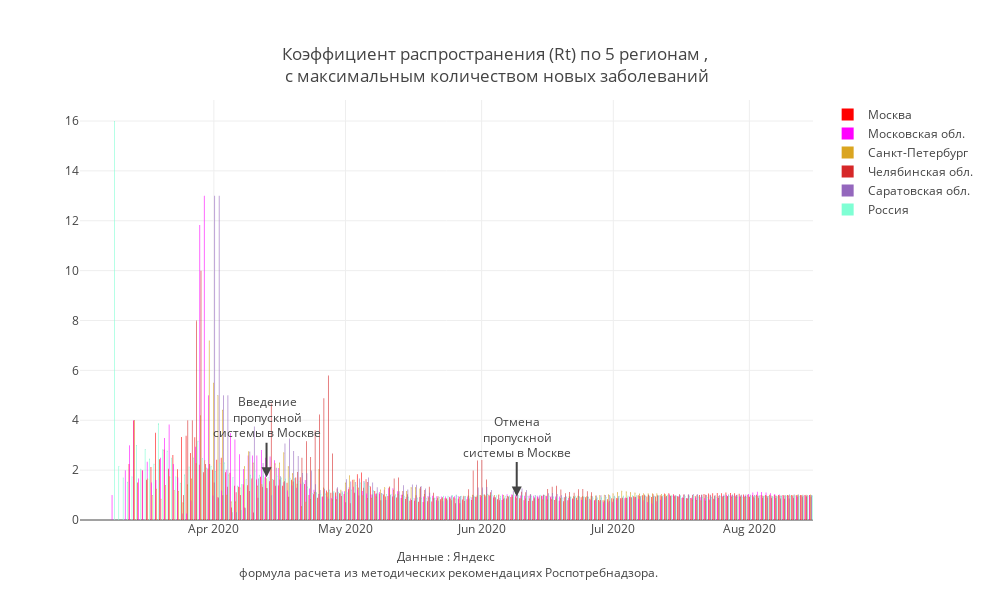

Notebook source saved alongside this figure:
### Code cell
#mask = (X.Date>datetime.date(2020,5,1))&(X.Region.isin(regions_towatch))

colors_dict = {"Москва": "red",
                "Московская обл.": "magenta",
                "Санкт-Петербург": "goldenrod",
                "Нижегородская обл.": "darkblue",
                "Свердловская обл.": "green",
                 'Россия':'aquamarine'}
fig = go.Figure()
for i in regions_towatch:
    mask = X['Region'] == i
        
    fig.add_trace(
        
        go.Bar(
        name = f'{i}',
        x=X[mask].Date,
        y=X[mask].Rt,
        text=round(X[mask].Rt,3),
        textposition='inside',
        marker_color= colors_dict.get(i),
        
        showlegend=True))




                  
fig.update_layout(
    annotations=[
        dict(
            x='2020-04-13',
            y=1.717,
            xref="x",
            yref="y",
            text="Введение<br>пропускной<br>системы в Москве",
            showarrow=True,
            arrowhead=2,
            ax=0,
            ay=-60),
        dict(
            x='2020-06-09',
            y=0.942,
            xref="x",
            yref="y",
            text="Отмена<br>пропускной<br>системы в Москве",
            showarrow=True,
            arrowhead=2,
            ax=0,
            ay=-60),
            dict(x=0.5,y=-0.15,
            showarrow=False,
            text="Данные : Яндекс <br> формула расчета из методических рекомендациях Роспотребнадзора.",
            xref="paper",
            yref="paper")],
                  title = "Коэффициент распространения (Rt) по 5 регионам ,<br> с максимальным количеством новых заболеваний ",
                  title_x = 0.5,
                  title_y= 0.9,
                  title_xanchor = "center",
                  title_yanchor = "bottom", 
                 # legend_x = 0.05,legend_y = 0.9,
                  width = 990, height = 600,template = 'gridon',
    
    
                 # xaxis_title='Коэффициент рассчитан, исходя из данных оперативного штаба и <br>' + 
                               #' формулы расчета в методических рекомендациях Роспотребнадзора. ',
    yaxis_title = ' '
)


fig.show()

### Figure 1 — Plotly figure (JSON) as saved in the notebook; plotly's stock layout.template omitted (floating-point values rounded to 4 significant figures; data arrays with more than 128 entries replaced by an {"elided": "..."} marker saying what was removed)
{"data": [{"marker": {"color": "red"}, "name": "Москва", "showlegend": true, "text": {"elided": "163 float values"}, "textposition": "inside", "type": "bar", "x": {"elided": "163 str values"}, "y": {"elided": "163 float values"}}, {"marker": {"color": "magenta"}, "name": "Московская обл.", "showlegend": true, "text": {"elided": "167 float values"}, "textposition": "inside", "type": "bar", "x": {"elided": "167 str values"}, "y": {"elided": "167 float values"}}, {"marker": {"color": "goldenrod"}, "name": "Санкт-Петербург", "showlegend": true, "text": {"elided": "162 float values"}, "textposition": "inside", "type": "bar", "x": {"elided": "162 str values"}, "y": {"elided": "162 float values"}}, {"name": "Челябинская обл.", "showlegend": true, "text": {"elided": "157 float values"}, "textposition": "inside", "type": "bar", "x": {"elided": "157 str values"}, "y": {"elided": "157 float values"}}, {"name": "Саратовская обл.", "showlegend": true, "text": {"elided": "157 float values"}, "textposition": "inside", "type": "bar", "x": {"elided": "157 str values"}, "y": {"elided": "157 float values"}}, {"marker": {"color": "aquamarine"}, "name": "Россия", "showlegend": true, "text": {"elided": "167 float values"}, "textposition": "inside", "type": "bar", "x": {"elided": "167 str values"}, "y": {"elided": "167 float values"}}], "layout": {"annotations": [{"arrowhead": 2, "ax": 0, "ay": -60, "showarrow": true, "text": "Введение<br>пропускной<br>системы в Москве", "x": "2020-04-13", "xref": "x", "y": 1.717, "yref": "y"}, {"arrowhead": 2, "ax": 0, "ay": -60, "showarrow": true, "text": "Отмена<br>пропускной<br>системы в Москве", "x": "2020-06-09", "xref": "x", "y": 0.942, "yref": "y"}, {"showarrow": false, "text": "Данные : Яндекс <br> формула расчета из методических рекомендациях Роспотребнадзора.", "x": 0.5, "xref": "paper", "y": -0.15, "yref": "paper"}], "height": 600, "title": {"text": "Коэффициент распространения (Rt) по 5 регионам ,<br> с максимальным количеством новых заболеваний ", "x": 0.5, "xanchor": "center", "y": 0.9, "yanchor": "bottom"}, "width": 990, "yaxis": {"title": {"text": " "}}}}
